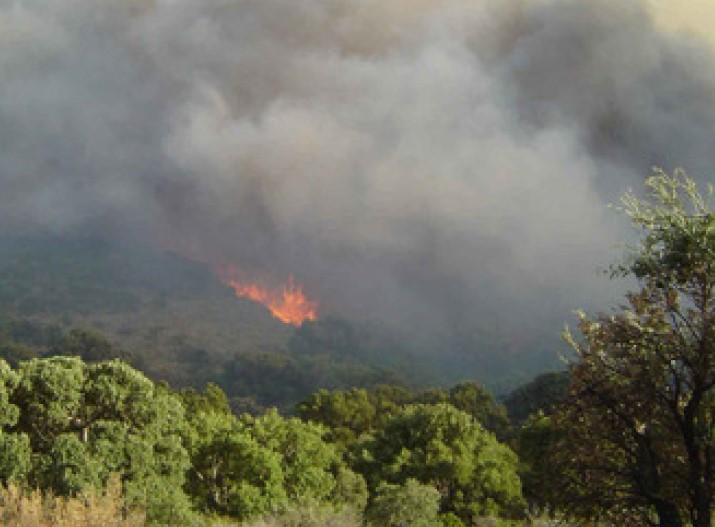
#> input picture images/forestFire2.jpg, 715 x 527 px; its folder holds only this picture in this run
$ python forestFireDetection.py
#> lines starting #> are read from the running program, lines starting #| are printed output that depends on the picture; after the words box and inside, x2 and y2 are one past the last pixel; in counts of white or black regions, pixels touching at a corner belong together
import os
import cv2
import math
import numpy as np
import matplotlib.pyplot as plt

######################################################################

H = 0
S = 1
W = 1
V = 2
L = 2
B = 2

critCond = {
    "saturation": 35,
    "colorH": 330,
    "colorL": 65,
    "lightness": 70,
    "colorIrrelW": 98,
    "colorIrrelB": 2
}

blobMinSize = 150

######################################################################

# Load the image and converts BGR to RGB
def loadImage(filePath):
#> called with filePath = 'images/forestFire2.jpg'
    imBGR = cv2.imread(filePath)
#> imBGR is the input picture: shape (527, 715, 3); mean B, G, R 100.6, 113.4, 112.9
    return imBGR


# Image blurring by convolving image with low-pass filter, removes noise - 7x7 kernel
def blurImage(img):
    return cv2.blur(img,(7,7))


def convertHSVToHWB(imgHSV, imgShape):
    height, width, x = imgShape
    imgHWB = imgHSV

    for i in range(height):
        for j in range(width):
            imgHWB[i,j][H] = imgHSV[i,j][0]                         # H - H | H = H
            imgHWB[i,j][W] = (1 - imgHSV[i,j][S]) * imgHSV[i,j][V]  # W - S | W = (1 - S)V
            imgHWB[i,j][B] = 1 - imgHSV[i,j][V]                     # B - V | B = 1 - V

    return imgHWB


# Converts the RGB image to HSV, HLS and HWB
def convertImages(blurImgBGR, imgShape):
#> called with imgShape = (527, 715, 3)
    imgHSV = cv2.cvtColor(blurImgBGR, cv2.COLOR_BGR2HSV)
#> imgHSV: shape (527, 715, 3); mean H, S, V 51.3, 50.2, 116.5
    imgHLS = cv2.cvtColor(blurImgBGR, cv2.COLOR_BGR2HLS)
#> imgHLS: shape (527, 715, 3); mean of channels 0, 1, 2 51.3, 107.3, 33.5
    imgHWB = convertHSVToHWB(imgHSV, imgShape)
#> after the loop in convertHSVToHWB, `for i in range(height):`: imgHWB: shape (527, 715, 3); mean H, S, V 51.3, 129.5, 140.5

    return imgHSV, imgHLS, imgHWB


def calculateAvg(img, variable):
#> called with variable = 2
    height, width, x = img.shape
#> height = 527; width = 715; x = 3

    total = 0
    count = 0

    for i in range(height):
        for j in range(width):
            count += 1
            total += img[i,j][variable]
#> after the loop, count = 376805; total = 52941212

    return round(total/count)


def imageSegmentation(convertedImg, imgShape):
    height, width, x = imgShape
    hybridImage = np.zeros((height, width))

    imgHSV, imgHLS, imgHWB = convertedImg
    avgB = calculateAvg(imgHWB, B)
#> avgB = 141
    avgW = calculateAvg(imgHWB, W)
#> avgW = 130
    avgS = calculateAvg(imgHSV, S)
#> avgS = 130

    for i in range(height):
        for j in range(width):
            pixelHSV = imgHSV[i,j]
            pixelHLS = imgHLS[i,j]
            pixelHWB = imgHWB[i,j]

            cond1 = ((pixelHSV[S] > critCond["saturation"]) and (pixelHSV[H] >= critCond["colorH"] and pixelHSV[H] <= critCond["colorL"]) and (pixelHLS[L] > critCond["lightness"]))
            cond2 = (pixelHWB[B] < avgB and pixelHWB[W] < avgW)
            cond3 = (pixelHWB[W] > avgW and pixelHSV[S] > avgS)
            cond4 = (pixelHWB[W] >= critCond["colorIrrelW"] and pixelHWB[B] <= critCond["colorIrrelB"])

            if (cond1 or cond2 or cond3 or cond4) == True:
                hybridImage[i,j] = 255
            else:
                hybridImage[i,j] = 0
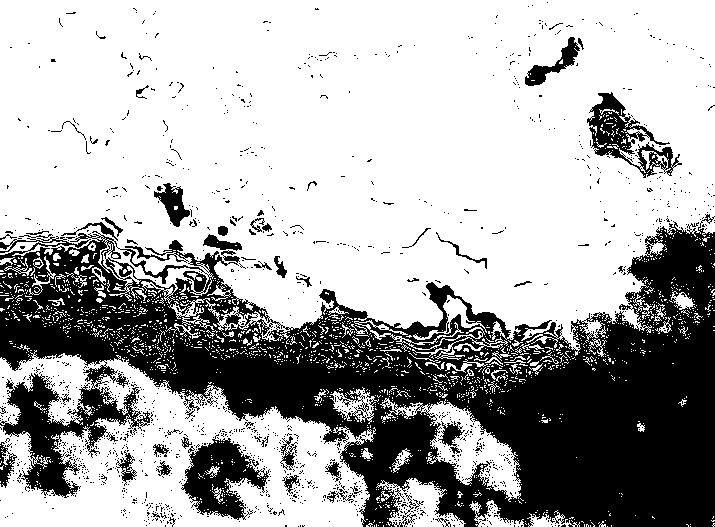
#> hybridImage: shape (527, 715) float64; 67.6% white; 1457 black regions (1406 under 20 px), largest, box (x1, y1, x2, y2) and area: (0, 214, 715, 527) 106860, (181, 434, 270, 520) 3734, (587, 92, 682, 178) 2627

    return hybridImage


def filterBlobs(hybridImage, imgShape):

#> called with imgShape = (527, 715, 3)
    hybridImage = (hybridImage).astype('uint8')
    height, width, x = imgShape

    params = cv2.SimpleBlobDetector_Params()

    params.filterByColor=True
    params.blobColor=255
    params.filterByArea = True
    params.minArea = 0
    params.maxArea = blobMinSize
    params.minDistBetweenBlobs = 0

#> (the run stopped early here; a loop or call above may not have finished)
